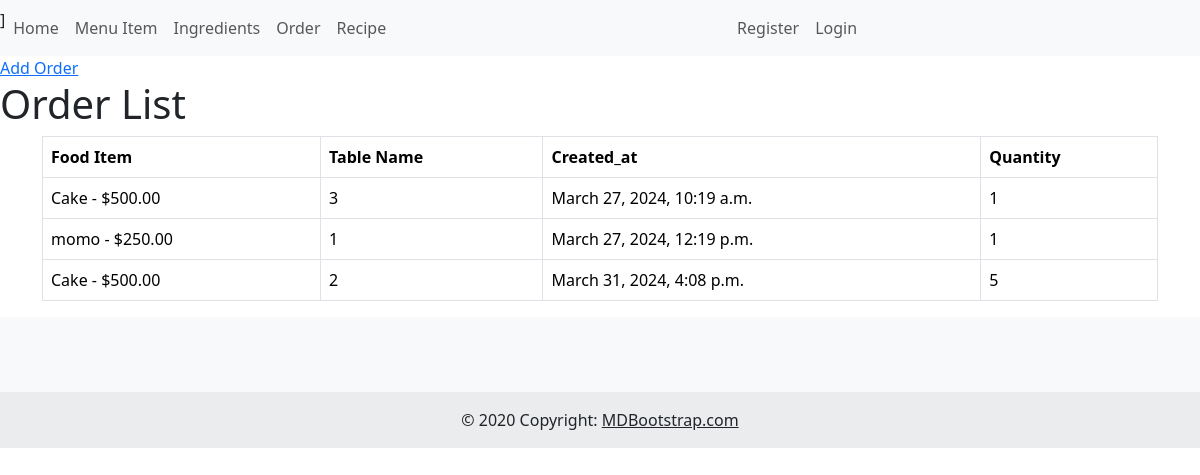
Page /Order/ on the committed database.
### inventory/models.py (models this page shows, shortened)
class OrderItem(models.Model):
    food_item = models.ForeignKey(MenuItem, on_delete=models.CASCADE)
    quantity = models.IntegerField()
    table_name = models.CharField(max_length=100)
    created_at = models.DateTimeField(auto_now_add=True)

class MenuItem(models.Model):
    title = models.CharField(max_length=50)
    price = models.DecimalField(max_digits=10, decimal_places=2)
    def __str__(self):
        return f"{self.title} - ${self.price}"

### inventory/views.py (the view)
# urls.py: path('Order/', views.OrderList.as_view(), name="order"),
class OrderList(ListView):
    model = OrderItem
    context_object_name = 'order'
    template_name='inventory/order_list.html'

### inventory/templates/inventory/order_list.html (shortened to what this page needs)
{% extends 'inventory/base.html' %}
{% block content %}
 <a href="{% url 'inventory:add-order'%}"> Add Order</a>
    <h1>Order List</h1>
    <div class="container">
        <table class="table table-bordered">
            <thead class="thead-dark">
                <tr>
                    <th>Food Item</th>
                    <th>Table  Name</th>
                    <th>Created_at</th>
                    <th>Quantity</th>
                </tr>
            </thead>
            <tbody>
                {% for menu in order %}
                <tr>
                    <td>{{ menu.food_item }}</td>
                    <td>{{ menu.table_name }}</td>
                    <td>{{ menu.created_at }}</td>
                    <td>{{ menu.quantity }}</td>
                </tr>
                {% endfor %}
            </tbody>
        </table>
    </div>
    {% endblock %}

### rows in the picture
OrderItem: food_item "Cake - $500.00", table_name "3", created_at "March 27, 2024, 10:19 a.m.", quantity "1"
OrderItem: food_item "momo - $250.00", table_name "1", created_at "March 27, 2024, 12:19 p.m.", quantity "1"
OrderItem: food_item "Cake - $500.00", table_name "2", created_at "March 31, 2024, 4:08 p.m.", quantity "5"
